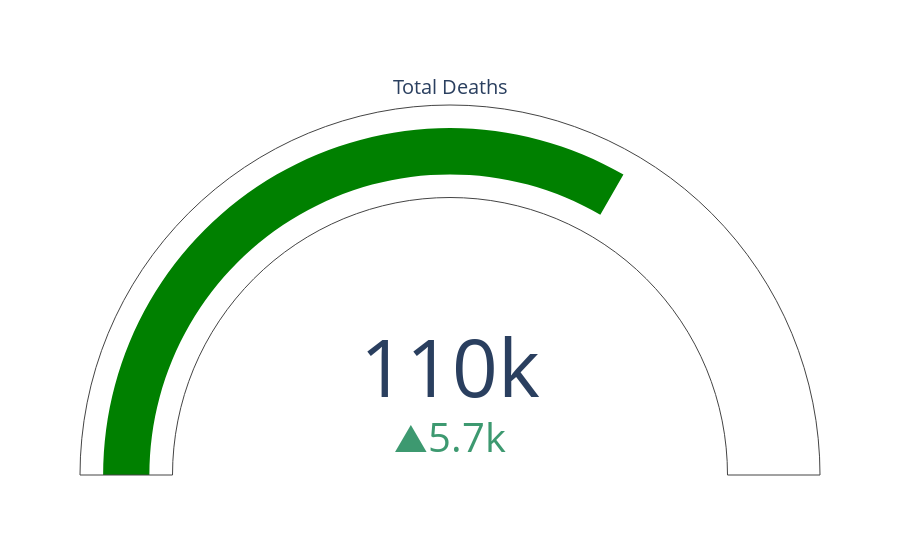

The notebook cell this image was saved under:
### Code cell
# total cases indicator
fig3 = go.Figure(go.Indicator(
    
    value = tot_deaths,
    delta = {'reference': diff3},
    gauge = {
        'axis': {'visible': False}},
    domain = {'row': 0, 'column': 0}))

fig3 = fig3.update_layout(
    template = {'data' : {'indicator': [{
        'title': {'text': "Total Deaths"},
        'mode' : "number+delta+gauge",
        }]
                         }})
fig3.show()

### Figure 1 — Plotly figure (JSON) as saved in the notebook; plotly's stock layout.template omitted (floating-point values rounded to 4 significant figures)
{"data": [{"delta": {"reference": 104372}, "domain": {"column": 0, "row": 0}, "gauge": {"axis": {"visible": false}}, "type": "indicator", "value": 110037}], "layout": {}}
